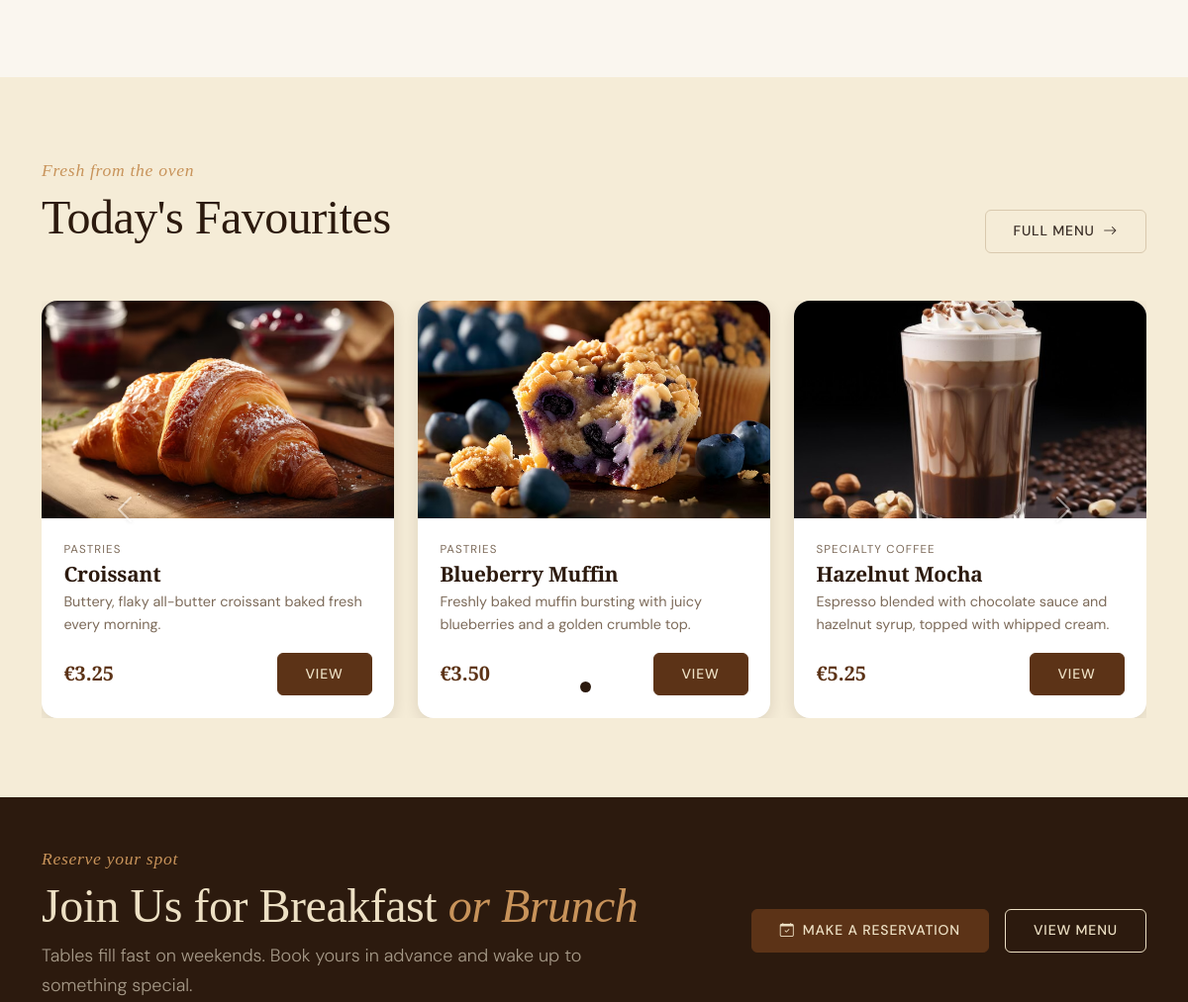
/ (middle part), run on an earlier commit of the app's database.
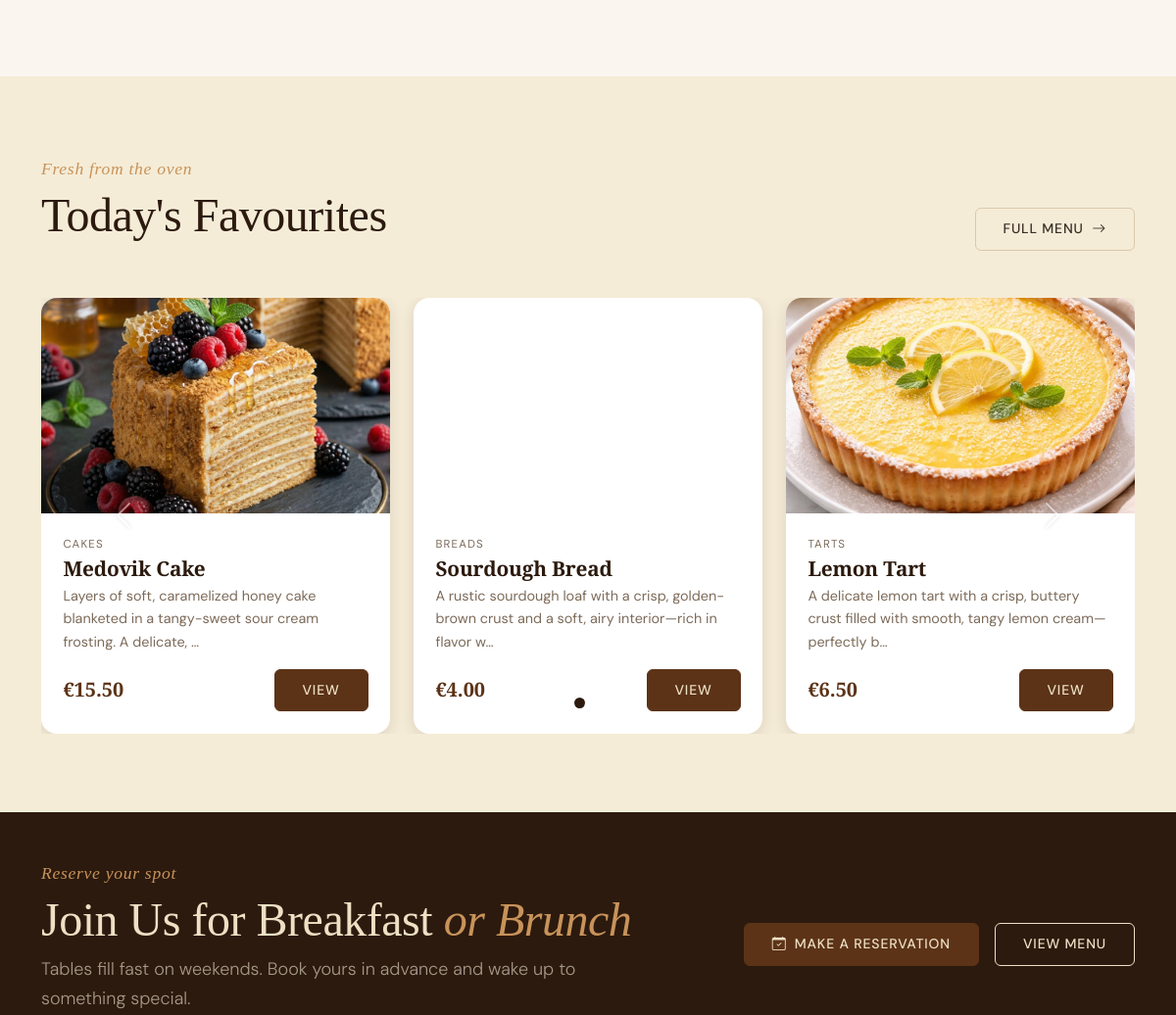
And on a later commit of the database.
### tables this page shows
CREATE TABLE `products` (
  `id` int(11) NOT NULL,
  `category_id` int(11) DEFAULT NULL,
  `name` varchar(100) NOT NULL,
  `description` text DEFAULT NULL,
  `price` decimal(10,2) NOT NULL,
  `image_url` varchar(255) DEFAULT NULL
);

CREATE TABLE `categories` (
  `id` int(11) NOT NULL,
  `name` varchar(50) NOT NULL
);

### db_connect.php (called while the page is built, shortened)
<?php
function db(): PDO {
    static $pdo = null;
    $dsn = sprintf('mysql:host=%s;port=%s;dbname=%s;charset=%s', DB_HOST, DB_PORT, DB_NAME, DB_CHARSET);
    $options = [
        PDO::ATTR_ERRMODE            => PDO::ERRMODE_EXCEPTION,
        PDO::ATTR_DEFAULT_FETCH_MODE => PDO::FETCH_ASSOC,
        PDO::ATTR_EMULATE_PREPARES   => false,
    ];
    try {
        $pdo = new PDO($dsn, DB_USER, DB_PASS, $options);
    } catch (PDOException $e) {
        error_log($e->getMessage());
        exit('Connection failed.');
    }
    return $pdo;
}
function db_fetch_all(string $sql, array $params = []): array {
    $stmt = db()->prepare($sql);
    $stmt->execute($params);
    return $stmt->fetchAll();
}
?>

### index.php (the view, shortened to what the changed rows need)
<?php
require_once __DIR__ . '/db_connect.php';
$homeProducts = db_fetch_all(
    'SELECT p.id, p.name, p.description, p.price, p.image_url, c.name AS category_name
     FROM products p
     JOIN categories c ON c.id = p.category_id
     ORDER BY p.id DESC
     LIMIT 4'
);
require_once __DIR__ . '/header.php';
?>
<section class="section section-cream" aria-labelledby="teaser-heading">
    <div class="container">
        <div class="row align-items-end mb-5">
            <div class="col">
                <h2 class="section-title" id="teaser-heading">Today's Favourites</h2>
            </div>
        </div>
        <?php
            $itemsPerSlide = 3;
            $slides = array_chunk($homeProducts, $itemsPerSlide);
        ?>
        <div id="homeProductCarousel" class="carousel slide" data-bs-ride="carousel" data-bs-interval="6000">
            <div class="carousel-indicators">
                <?php foreach ($slides as $slideIndex => $slide): ?>
                    <button
                        type="button"
                        data-bs-target="#homeProductCarousel"
                        data-bs-slide-to="<?= $slideIndex ?>"
                        class="<?= $slideIndex === 0 ? 'active' : '' ?>"
                        aria-current="<?= $slideIndex === 0 ? 'true' : 'false' ?>"
                        aria-label="Slide <?= $slideIndex + 1 ?>">
                    </button>
                <?php endforeach; ?>
            </div>
            <div class="carousel-inner">
                <?php foreach ($slides as $slideIndex => $slide): ?>
                    <div class="carousel-item <?= $slideIndex === 0 ? 'active' : '' ?>">
                        <div class="row g-4 carousel-row">
                            <?php foreach ($slide as $item):
                                $price = number_format((float) ($item['price'] ?? 0), 2);
                                $thumbStyle = !empty($item['image_url'])
                                    ? 'background-image:url(images/' . htmlspecialchars($item['image_url'], ENT_QUOTES) . ');'
                                    : 'background-color:#C8935A;';
                                $itemLink = !empty($item['id'])
                                    ? 'product_details.php?id=' . (int) $item['id']
                                    : 'products.php';
                            ?>
                                <div class="col-12 col-md-6 col-lg-4">
                                    <article class="card product-teaser-card carousel-card" aria-label="<?= htmlspecialchars($item['name']) ?>">
                                        <div class="product-teaser-card__thumb" style="<?= $thumbStyle ?>" aria-hidden="true">
                                        </div>
                                        <div class="card-body">
                                            <p class="product-teaser-card__cat"><?= htmlspecialchars($item['category_name'] ?? '') ?></p>
                                            <h3 class="card-title"><?= htmlspecialchars($item['name']) ?></h3>
                                            <p class="card-text mb-3"><?= htmlspecialchars(mb_strimwidth($item['description'] ?? '', 0, 100, '…')) ?></p>
                                            <div class="d-flex justify-content-between align-items-center">
                                                <span class="card-price">€<?= $price ?></span>
                                                <a href="<?= htmlspecialchars($itemLink, ENT_QUOTES) ?>" class="btn btn-primary btn-sm">
                                                    View
                                                </a>
                                            </div>
                                        </div>
                                    </article>
                                </div>
                            <?php endforeach; ?>
                        </div>
                    </div>
                <?php endforeach; ?>
            </div>
        </div>
    </div>
</section>
<section class="section-espresso py-5" aria-labelledby="cta-heading">
    <div class="container">
        <div class="row align-items-center g-4">
            <div class="col-12 col-lg-7">
                <h2 class="section-title text-parchment" id="cta-heading" style="color:var(--cafe-parchment);">
                    Join Us for Breakfast <em style="color:var(--cafe-caramel); font-style:italic;">or Brunch</em>
                </h2>
            </div>
        </div>
    </div>
</section>
<?php require_once __DIR__ . '/footer.php'; ?>

What changed in the data, as far as the page shows it:
removed products: image_url (picture), category.name "PASTRIES", name "Croissant", description "Buttery, flaky all-butter croissant baked fresh every morning.", price "3.25"
removed products: image_url (picture), category.name "PASTRIES", name "Blueberry Muffin", description "Freshly baked muffin bursting with juicy blueberries and a golden crumble top.", price "3.50"
removed products: image_url (picture), category.name "SPECIALTY COFFEE", name "Hazelnut Mocha", description "Espresso blended with chocolate sauce and hazelnut syrup, topped with whipped cream.", price "5.25"
now on this page (row edited): products: image_url (picture), category.name "CAKES", name "Medovik Cake", description "Layers of soft, caramelized honey cake blanketed in a tangy-sweet sour cream frosting. A delicate, …", price "15.50"
now on this page (row edited): products: category.name "BREADS", name "Sourdough Bread", description "A rustic sourdough loaf with a crisp, golden-brown crust and a soft, airy interior—rich in flavor w…", price "4.00"
now on this page (row edited): products: image_url (picture), category.name "TARTS", name "Lemon Tart", description "A delicate lemon tart with a crisp, buttery crust filled with smooth, tangy lemon cream—perfectly b…", price "6.50"
